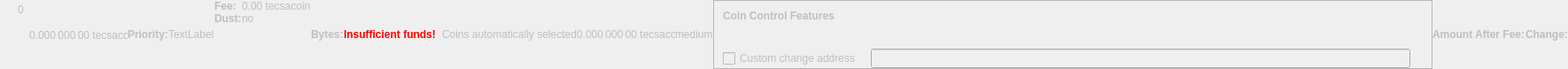
    <widget class="QWidget" name="dummyHideWidget" native="true">
     <property name="enabled">
      <bool>false</bool>
     </property>
     <property name="maximumSize">
      <size>
       <width>100</width>
       <height>22</height>
      </size>
     </property>
     <layout class="QHBoxLayout" name="dummyHideLayout">
      <property name="spacing">
       <number>0</number>
      </property>
      <property name="leftMargin">
       <number>0</number>
      </property>
      <property name="topMargin">
       <number>0</number>
      </property>
      <property name="rightMargin">
       <number>0</number>
      </property>
      <property name="bottomMargin">
       <number>0</number>
      </property>
      <item>
       <layout class="QFormLayout" name="formLayoutCoinControl1">
        <property name="horizontalSpacing">
         <number>10</number>
        </property>
        <property name="verticalSpacing">
         <number>14</number>
        </property>
        <property name="leftMargin">
         <number>10</number>
        </property>
        <property name="topMargin">
         <number>4</number>
        </property>
        <property name="rightMargin">
         <number>6</number>
        </property>
        <item row="0" column="1">
         <widget class="QLabel" name="labelCoinControlBytes">
          <property name="cursor">
           <cursorShape>IBeamCursor</cursorShape>
          </property>
          <property name="contextMenuPolicy">
           <enum>Qt::ActionsContextMenu</enum>
          </property>
          <property name="text">
           <string notr="true">0</string>
          </property>
          <property name="textInteractionFlags">
           <set>Qt::LinksAccessibleByMouse|Qt::TextSelectableByKeyboard|Qt::TextSelectableByMouse</set>
          </property>
         </widget>
        </item>
       </layout>
      </item>
      <item>
       <widget class="QLabel" name="labelCoinControlAfterFee">
        <property name="enabled">
         <bool>false</bool>
        </property>
        <property name="sizePolicy">
         <sizepolicy hsizetype="Fixed" vsizetype="Fixed">
          <horstretch>0</horstretch>
          <verstretch>0</verstretch>
         </sizepolicy>
        </property>
        <property name="minimumSize">
         <size>
          <width>111</width>
          <height>12</height>
         </size>
        </property>
        <property name="maximumSize">
         <size>
          <width>111</width>
          <height>12</height>
         </size>
        </property>
        <property name="cursor">
         <cursorShape>IBeamCursor</cursorShape>
        </property>
        <property name="contextMenuPolicy">
         <enum>Qt::ActionsContextMenu</enum>
        </property>
        <property name="text">
         <string notr="true">0.000 000 00 tecsacoin</string>
        </property>
        <property name="textInteractionFlags">
         <set>Qt::LinksAccessibleByMouse|Qt::TextSelectableByKeyboard|Qt::TextSelectableByMouse</set>
        </property>
       </widget>
      </item>
      <item>
       <widget class="QLabel" name="labelCoinControlPriorityText">
        <property name="enabled">
         <bool>false</bool>
        </property>
        <property name="font">
         <font>
          <weight>75</weight>
          <bold>true</bold>
         </font>
        </property>
        <property name="text">
         <string>Priority:</string>
        </property>
       </widget>
      </item>
      <item>
       <layout class="QHBoxLayout" name="horizontalLayout">
        <item>
         <widget class="QLabel" name="WarningLabel">
          <property name="text">
           <string>TextLabel</string>
          </property>
         </widget>
        </item>
       </layout>
      </item>
      <item>
       <layout class="QFormLayout" name="formLayoutCoinControl3">
        <property name="horizontalSpacing">
         <number>0</number>
        </property>
        <property name="verticalSpacing">
         <number>0</number>
        </property>
        <property name="leftMargin">
         <number>0</number>
        </property>
        <property name="topMargin">
         <number>0</number>
        </property>
        <property name="rightMargin">
         <number>0</number>
        </property>
        <item row="0" column="0">
         <widget class="QLabel" name="labelCoinControlFeeText">
          <property name="enabled">
           <bool>false</bool>
          </property>
          <property name="font">
           <font>
            <weight>75</weight>
            <bold>true</bold>
           </font>
          </property>
          <property name="text">
           <string>Fee:</string>
          </property>
          <property name="margin">
           <number>0</number>
          </property>
         </widget>
        </item>
        <item row="0" column="1">
         <widget class="QLabel" name="labelCoinControlFee">
          <property name="enabled">
           <bool>false</bool>
          </property>
          <property name="cursor">
           <cursorShape>IBeamCursor</cursorShape>
          </property>
          <property name="contextMenuPolicy">
           <enum>Qt::ActionsContextMenu</enum>
          </property>
          <property name="text">
           <string notr="true">0.00 tecsacoin</string>
          </property>
          <property name="textInteractionFlags">
           <set>Qt::LinksAccessibleByMouse|Qt::TextSelectableByKeyboard|Qt::TextSelectableByMouse</set>
          </property>
         </widget>
        </item>
        <item row="1" column="0">
         <widget class="QLabel" name="labelCoinControlLowOutputText">
          <property name="enabled">
           <bool>false</bool>
          </property>
          <property name="font">
           <font>
            <weight>75</weight>
            <bold>true</bold>
           </font>
          </property>
          <property name="text">
           <string>Dust:</string>
          </property>
         </widget>
        </item>
        <item row="1" column="1">
         <widget class="QLabel" name="labelCoinControlLowOutput">
          <property name="enabled">
           <bool>false</bool>
          </property>
          <property name="cursor">
           <cursorShape>IBeamCursor</cursorShape>
          </property>
          <property name="contextMenuPolicy">
           <enum>Qt::ActionsContextMenu</enum>
          </property>
          <property name="text">
           <string>no</string>
          </property>
          <property name="textInteractionFlags">
           <set>Qt::LinksAccessibleByMouse|Qt::TextSelectableByKeyboard|Qt::TextSelectableByMouse</set>
          </property>
         </widget>
        </item>
       </layout>
      </item>
      <item>
       <widget class="QLabel" name="labelCoinControlBytesText">
        <property name="enabled">
         <bool>false</bool>
        </property>
        <property name="font">
         <font>
          <weight>75</weight>
          <bold>true</bold>
         </font>
        </property>
        <property name="text">
         <string>Bytes:</string>
        </property>
       </widget>
      </item>
      <item>
       <layout class="QFormLayout" name="formLayoutCoinControl2">
        <property name="horizontalSpacing">
         <number>0</number>
        </property>
        <property name="verticalSpacing">
         <number>0</number>
        </property>
        <property name="leftMargin">
         <number>0</number>
        </property>
        <property name="topMargin">
         <number>0</number>
        </property>
        <property name="rightMargin">
         <number>0</number>
        </property>
       </layout>
      </item>
      <item>
       <layout class="QHBoxLayout" name="horizontalLayoutCoinControl2">
        <property name="spacing">
         <number>0</number>
        </property>
        <property name="bottomMargin">
         <number>0</number>
        </property>
       </layout>
      </item>
      <item>
       <widget class="QLabel" name="labelCoinControlInsuffFunds">
        <property name="enabled">
         <bool>false</bool>
        </property>
        <property name="minimumSize">
         <size>
          <width>0</width>
          <height>0</height>
         </size>
        </property>
        <property name="font">
         <font>
          <weight>75</weight>
          <bold>true</bold>
         </font>
        </property>
        <property name="styleSheet">
         <string notr="true">color:red;font-weight:bold;</string>
        </property>
        <property name="text">
         <string>Insufficient funds!</string>
        </property>
        <property name="margin">
         <number>5</number>
        </property>
       </widget>
      </item>
      <item>
       <layout class="QFormLayout" name="formLayoutCoinControl4">
        <property name="horizontalSpacing">
         <number>0</number>
        </property>
        <property name="verticalSpacing">
         <number>0</number>
        </property>
        <property name="leftMargin">
         <number>0</number>
        </property>
        <property name="topMargin">
         <number>0</number>
        </property>
        <property name="rightMargin">
         <number>0</number>
        </property>
       </layout>
      </item>
      <item>
       <widget class="QLabel" name="labelCoinControlChangeLabel">
        <property name="enabled">
         <bool>false</bool>
        </property>
        <property name="sizePolicy">
         <sizepolicy hsizetype="Preferred" vsizetype="Expanding">
          <horstretch>0</horstretch>
          <verstretch>0</verstretch>
         </sizepolicy>
        </property>
        <property name="minimumSize">
         <size>
          <width>0</width>
          <height>0</height>
         </size>
        </property>
        <property name="text">
         <string/>
        </property>
        <property name="margin">
         <number>3</number>
        </property>
       </widget>
      </item>
      <item>
       <widget class="QLabel" name="labelCoinControlAutomaticallySelected">
        <property name="enabled">
         <bool>false</bool>
        </property>
        <property name="sizePolicy">
         <sizepolicy hsizetype="Fixed" vsizetype="Fixed">
          <horstretch>0</horstretch>
          <verstretch>0</verstretch>
         </sizepolicy>
        </property>
        <property name="minimumSize">
         <size>
          <width>0</width>
          <height>0</height>
         </size>
        </property>
        <property name="maximumSize">
         <size>
          <width>240</width>
          <height>16777215</height>
         </size>
        </property>
        <property name="text">
         <string>Coins automatically selected</string>
        </property>
        <property name="margin">
         <number>5</number>
        </property>
       </widget>
      </item>
      <item>
       <widget class="QLabel" name="labelCoinControlChange">
        <property name="enabled">
         <bool>false</bool>
        </property>
        <property name="sizePolicy">
         <sizepolicy hsizetype="Fixed" vsizetype="Fixed">
          <horstretch>0</horstretch>
          <verstretch>0</verstretch>
         </sizepolicy>
        </property>
        <property name="minimumSize">
         <size>
          <width>111</width>
          <height>0</height>
         </size>
        </property>
        <property name="maximumSize">
         <size>
          <width>111</width>
          <height>16777215</height>
         </size>
        </property>
        <property name="cursor">
         <cursorShape>IBeamCursor</cursorShape>
        </property>
        <property name="contextMenuPolicy">
         <enum>Qt::ActionsContextMenu</enum>
        </property>
        <property name="text">
         <string notr="true">0.000 000 00 tecsacoin</string>
        </property>
        <property name="textInteractionFlags">
         <set>Qt::LinksAccessibleByMouse|Qt::TextSelectableByKeyboard|Qt::TextSelectableByMouse</set>
        </property>
       </widget>
      </item>
      <item>
       <widget class="QLabel" name="labelCoinControlPriority">
        <property name="enabled">
         <bool>false</bool>
        </property>
        <property name="cursor">
         <cursorShape>IBeamCursor</cursorShape>
        </property>
        <property name="contextMenuPolicy">
         <enum>Qt::ActionsContextMenu</enum>
        </property>
        <property name="text">
         <string>medium</string>
        </property>
        <property name="textInteractionFlags">
         <set>Qt::LinksAccessibleByMouse|Qt::TextSelectableByKeyboard|Qt::TextSelectableByMouse</set>
        </property>
       </widget>
      </item>
      <item>
       <widget class="QFrame" name="frameCoinControl">
        <property name="sizePolicy">
         <sizepolicy hsizetype="Expanding" vsizetype="Expanding">
          <horstretch>0</horstretch>
          <verstretch>0</verstretch>
         </sizepolicy>
        </property>
        <property name="maximumSize">
         <size>
          <width>16777215</width>
          <height>16777215</height>
         </size>
        </property>
        <property name="frameShape">
         <enum>QFrame::StyledPanel</enum>
        </property>
        <property name="frameShadow">
         <enum>QFrame::Sunken</enum>
        </property>
        <layout class="QVBoxLayout" name="verticalLayoutCoinControl2_2">
         <property name="spacing">
          <number>0</number>
         </property>
         <property name="leftMargin">
          <number>0</number>
         </property>
         <property name="topMargin">
          <number>0</number>
         </property>
         <property name="rightMargin">
          <number>0</number>
         </property>
         <property name="bottomMargin">
          <number>0</number>
         </property>
         <item>
          <layout class="QVBoxLayout" name="verticalLayoutCoinControl" stretch="0,0,0,1">
           <property name="spacing">
            <number>0</number>
           </property>
           <property name="leftMargin">
            <number>10</number>
           </property>
           <property name="topMargin">
            <number>10</number>
           </property>
           <item>
            <layout class="QHBoxLayout" name="horizontalLayoutCoinControl1">
             <property name="bottomMargin">
              <number>15</number>
             </property>
             <item>
              <widget class="QLabel" name="labelCoinControlFeatures">
               <property name="enabled">
                <bool>false</bool>
               </property>
               <property name="sizePolicy">
                <sizepolicy hsizetype="Preferred" vsizetype="Maximum">
                 <horstretch>0</horstretch>
                 <verstretch>0</verstretch>
                </sizepolicy>
               </property>
               <property name="font">
                <font>
                 <weight>75</weight>
                 <bold>true</bold>
                </font>
               </property>
               <property name="styleSheet">
                <string notr="true">font-weight:bold;</string>
               </property>
               <property name="text">
                <string>Coin Control Features</string>
               </property>
              </widget>
             </item>
            </layout>
           </item>
           <item>
            <widget class="QWidget" name="widgetCoinControl" native="true">
             <property name="sizePolicy">
              <sizepolicy hsizetype="Preferred" vsizetype="Preferred">
               <horstretch>0</horstretch>
               <verstretch>0</verstretch>
              </sizepolicy>
             </property>
             <property name="minimumSize">
              <size>
               <width>0</width>
               <height>0</height>
              </size>
             </property>
             <property name="styleSheet">
              <string notr="true"/>
             </property>
             <layout class="QHBoxLayout" name="horizontalLayoutCoinControl5_2">
              <property name="leftMargin">
               <number>0</number>
              </property>
              <property name="topMargin">
               <number>0</number>
              </property>
              <property name="rightMargin">
               <number>0</number>
              </property>
              <property name="bottomMargin">
               <number>0</number>
              </property>
              <item>
               <layout class="QHBoxLayout" name="horizontalLayoutCoinControl3">
                <property name="spacing">
                 <number>20</number>
                </property>
                <property name="topMargin">
                 <number>0</number>
                </property>
                <property name="bottomMargin">
                 <number>10</number>
                </property>
               </layout>
              </item>
             </layout>
            </widget>
           </item>
           <item>
            <layout class="QHBoxLayout" name="horizontalLayoutCoinControl4" stretch="0,0,0">
             <property name="spacing">
              <number>12</number>
             </property>
             <property name="sizeConstraint">
              <enum>QLayout::SetDefaultConstraint</enum>
             </property>
             <property name="topMargin">
              <number>5</number>
             </property>
             <property name="rightMargin">
              <number>5</number>
             </property>
             <item>
              <widget class="QCheckBox" name="checkBoxCoinControlChange">
               <property name="enabled">
                <bool>false</bool>
               </property>
               <property name="toolTip">
                <string>If this is activated, but the change address is empty or invalid, change will be sent to a newly generated address.</string>
               </property>
               <property name="text">
                <string>Custom change address</string>
               </property>
              </widget>
             </item>
             <item>
              <widget class="QValidatedLineEdit" name="lineEditCoinControlChange">
               <property name="enabled">
                <bool>false</bool>
               </property>
               <property name="sizePolicy">
                <sizepolicy hsizetype="Expanding" vsizetype="Fixed">
                 <horstretch>0</horstretch>
                 <verstretch>0</verstretch>
                </sizepolicy>
               </property>
              </widget>
             </item>
             <item>
              <widget class="QLabel" name="labelCoinControlChangeLabel_2">
               <property name="sizePolicy">
                <sizepolicy hsizetype="Preferred" vsizetype="Expanding">
                 <horstretch>0</horstretch>
                 <verstretch>0</verstretch>
                </sizepolicy>
               </property>
               <property name="minimumSize">
                <size>
                 <width>0</width>
                 <height>0</height>
                </size>
               </property>
               <property name="text">
                <string/>
               </property>
               <property name="margin">
                <number>3</number>
               </property>
              </widget>
             </item>
            </layout>
           </item>
           <item>
            <spacer name="verticalSpacerCoinControl">
             <property name="orientation">
              <enum>Qt::Vertical</enum>
             </property>
             <property name="sizeHint" stdset="0">
              <size>
               <width>800</width>
               <height>1</height>
              </size>
             </property>
            </spacer>
           </item>
          </layout>
         </item>
        </layout>
       </widget>
      </item>
      <item>
       <widget class="QLabel" name="labelCoinControlAfterFeeText">
        <property name="enabled">
         <bool>false</bool>
        </property>
        <property name="minimumSize">
         <size>
          <width>0</width>
          <height>0</height>
         </size>
        </property>
        <property name="maximumSize">
         <size>
          <width>16777215</width>
          <height>16777215</height>
         </size>
        </property>
        <property name="font">
         <font>
          <weight>75</weight>
          <bold>true</bold>
         </font>
        </property>
        <property name="text">
         <string>Amount After Fee:</string>
        </property>
        <property name="alignment">
         <set>Qt::AlignLeading|Qt::AlignLeft|Qt::AlignVCenter</set>
        </property>
        <property name="margin">
         <number>0</number>
        </property>
       </widget>
      </item>
      <item>
       <widget class="QLabel" name="labelCoinControlChangeText">
        <property name="enabled">
         <bool>false</bool>
        </property>
        <property name="sizePolicy">
         <sizepolicy hsizetype="Preferred" vsizetype="Preferred">
          <horstretch>0</horstretch>
          <verstretch>0</verstretch>
         </sizepolicy>
        </property>
        <property name="minimumSize">
         <size>
          <width>0</width>
          <height>0</height>
         </size>
        </property>
        <property name="maximumSize">
         <size>
          <width>16777215</width>
          <height>16777215</height>
         </size>
        </property>
        <property name="font">
         <font>
          <weight>75</weight>
          <bold>true</bold>
         </font>
        </property>
        <property name="text">
         <string>Change:</string>
        </property>
        <property name="alignment">
         <set>Qt::AlignLeading|Qt::AlignLeft|Qt::AlignVCenter</set>
        </property>
       </widget>
      </item>
     </layout>
    </widget>
